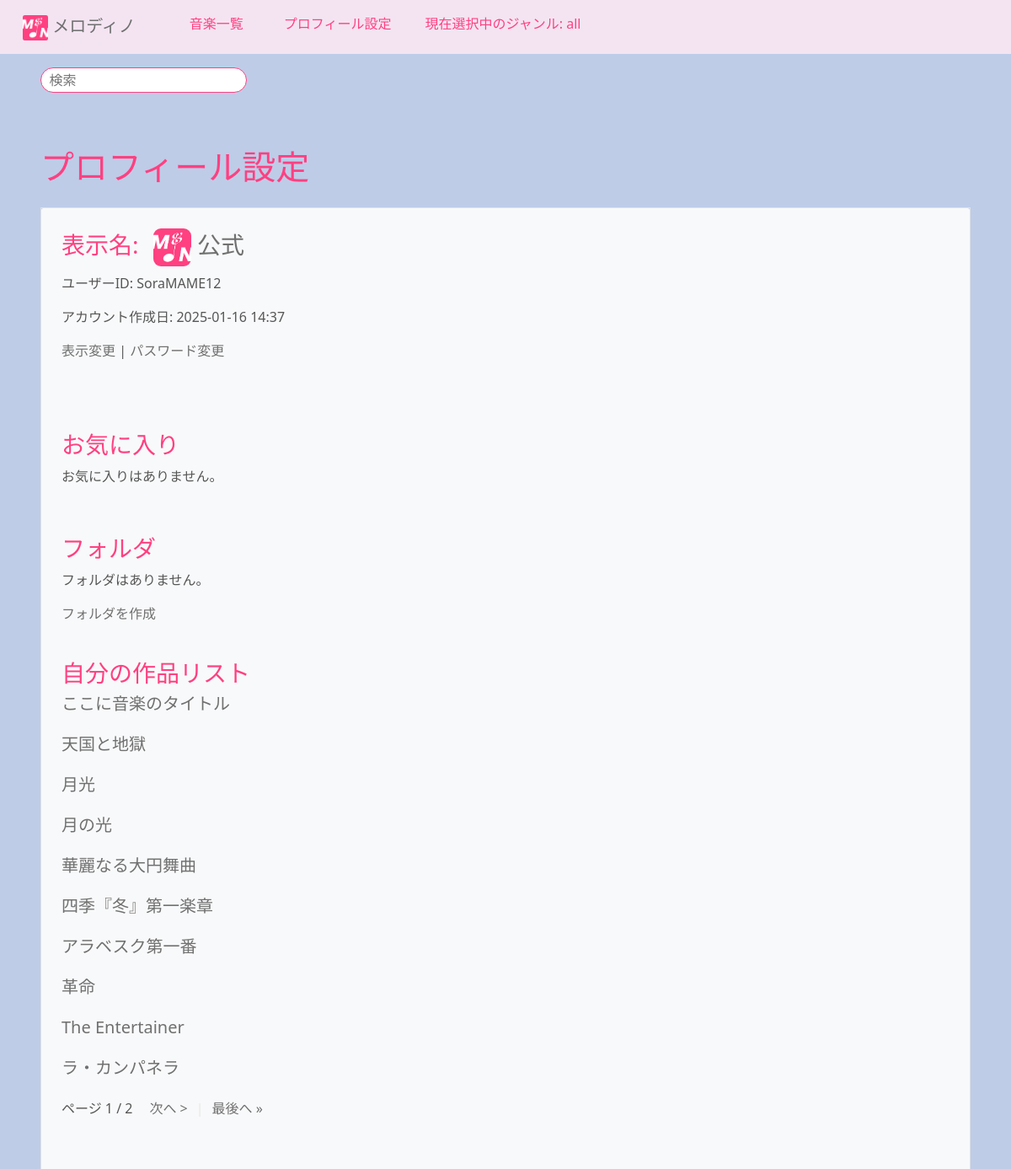
The app's page /ongaku/profile/ (signed in, upper part), older data.
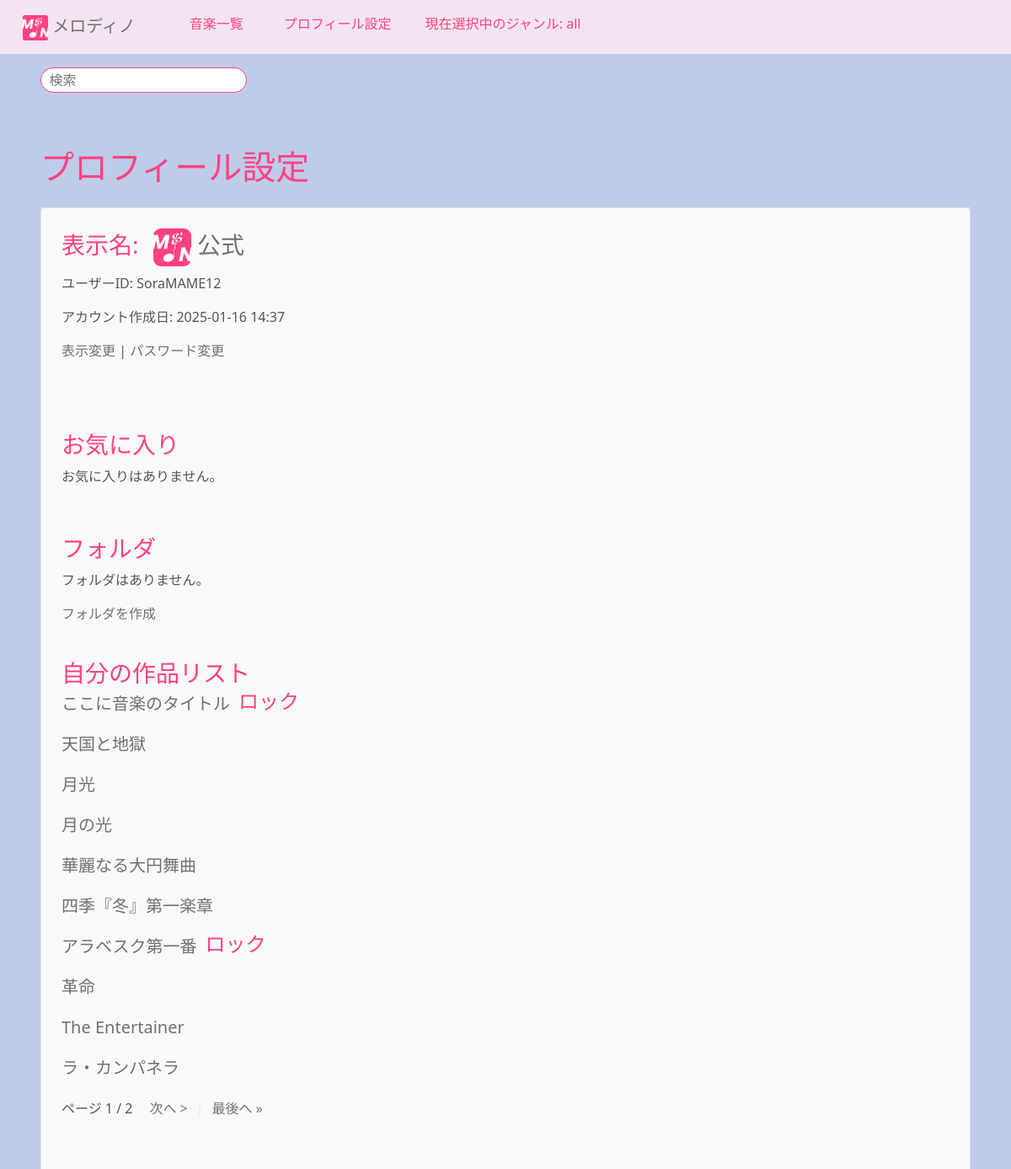
The same page, newer data.
### ongaku/models.py (models this page shows, shortened)
class Ongaku(models.Model):
    title = models.CharField(max_length=70, verbose_name="タイトル")
    text = models.TextField(blank=True, default="", verbose_name="説明")
    audio_file = models.FileField(upload_to='music/', null=True, blank=True, verbose_name="音楽ファイル")
    thumbnail = models.ImageField(null=True, blank=True, verbose_name="サムネイル")
    category = models.CharField(
        max_length=100, choices=CATEGORY, null=True, blank=True, verbose_name="カテゴリー"
    )
    custom_category = models.CharField(
        max_length=100,
        blank=True,
        help_text="検索時に見つかりやすくなります。",
        verbose_name="カスタムカテゴリー"
    )
    user = models.ForeignKey(User, on_delete=models.CASCADE, related_name='songs', verbose_name="ユーザー")
    search_count = models.IntegerField(default=0, verbose_name="検索回数")
    play_count = models.IntegerField(default=0, verbose_name="再生回数")
    is_public = models.BooleanField(default=False, verbose_name="公開設定")  # 公開/非公開設定
    created_at = models.DateTimeField(auto_now_add=True, verbose_name="作成日時")  # 投稿日
    ongaku_url = models.URLField(blank=False, null=False, verbose_name="音楽URL")
    favorites = models.ManyToManyField(User, related_name='favorite_songs', blank=True, verbose_name="お気に入り")
    favorited_by = models.ManyToManyField(
        'UserProfile',  # ユーザー情報が保存されているモデル
        related_name='favorite_songs',
        blank=True,
        verbose_name="お気に入りユーザー"
    )
    order = models.PositiveIntegerField(default=0, verbose_name="順序")
    class Meta:
        ordering = ['order']

### ongaku/views.py (the view)
# urls.py: path('profile/', views.profile_list, name='profile_list'),
@login_required
def profile_list(request):
    try:
        userprofile = request.user.userprofile
    except UserProfile.DoesNotExist:
        userprofile = UserProfile.objects.create(user=request.user)
        messages.info(request, "プロフィールが自動的に作成されました。")
    folders = Folder.objects.filter(user=request.user)  # ユーザーのフォルダを取得
    songs = request.user.songs.all()  # ユーザーの作成した曲を取得
    paginator = Paginator(songs, 10)  # 1ページに10曲
    page_number = request.GET.get('page')  # URLパラメータからページ番号を取得
    page_obj = paginator.get_page(page_number)  # ページオブジェクトを取得
    context = {
        'userprofile': userprofile,
        'folders': folders,
        'page_obj': page_obj,  # ページオブジェクトを渡す
    }
    return render(request, 'ongaku/profile_list.html', context)

### ongaku/templates/ongaku/profile_list.html (shortened to what this page needs)
{% extends 'base.html' %}
{% block content %}
<h1 class="c-3 m-4">プロフィール設定</h1>
<div class="c-3 m-4 bg-light rounded" type="kasane">
    <div class="border border_color p-4 mb-4">
        <h3>
            表示名:
            <a href="{% url 'profile' user.pk %}">
                {% if user.userprofile.profile_picture %}
                <img src="{{ user.userprofile.profile_picture.url }}" alt="プロフィール画像" class="profile-picture">
                {% endif %}
                {% if request.user.userprofile.display_name == None %}
                    {{ request.user.userprofile.display_name|default:"匿名" }}{{ user.id }}
                {% else %}
                    {{ request.user.userprofile.display_name|default:"匿名" }}
                {% endif %}
            </a>
        </h3>
        <p>ユーザーID: {{ user.username|default:"なし"  }}</p>
        {% load tz %}
        <p>アカウント作成日: {{ user.date_joined|timezone:"Asia/Tokyo"|date:"Y-m-d H:i" }}</p>
        <a href="{% url 'change_display_name' %}">表示変更</a>
         |
        <a href="{% url 'password_change' %}">パスワード変更</a>
        <h3><br></h3>
        <h3><br></h3>
        <h3>お気に入り</h3>
        {% for song in request.user.favorite_songs.all %}
            <ul style="margin-left: -40px;">
                <h5>
                    <li>
                        <a href="{% url 'detail-ongaku' song.pk %}">{{ song.title }}</a>
                    </li>
                </h5>
            </ul>
        {% empty %}
            <p>お気に入りはありません。</p>
        {% endfor %}
        <h3><br></h3>
        <h3>フォルダ</h3>
        {% if folders %}
            <p>フォルダの数: {{ folders.count }}</p>
            <ul style="margin-left: -40px;">
                {% for folder in folders %}
                    <li>
                        <h5>
                            <a href="{% url 'folder_detail' folder.id %}">{{ folder.name }}</a>
                            <form method="POST" action="{% url 'delete_folder' folder.id %}" style="display:inline;">
                                {% csrf_token %}
                                <button type="submit" style="background:none; border:none; color: #ff4081; cursor:pointer; font-size: 20px;" class="btn">✖</button>
                            </form>
                        </h5>
                    </li>
                {% endfor %}
            </ul>
        {% else %}
            <p>フォルダはありません。</p>
        {% endif %}
        <a href="{% url 'create_folder' %}">フォルダを作成</a>
        <h3><br></h3>
        <h3>自分の作品リスト</h3>
        {% for song in page_obj %}
            <ul style="margin-left: -40px;">
                <div style="display: flex; width: 100%; margin: 0 auto;">
                    <h5><li><a href="{% url 'detail-ongaku' song.pk %}">{{ song.title }}</a></li></h5>
                    {% if not song.is_public %}
                        <h4 style="margin-top: -5px; margin-left: 10px; height: 0px;">ロック</h4>
                    {% endif %}
                </div>
            </ul>
        {% empty %}
            <h5>まだ曲を作成していません。</h5>
        {% endfor %}
        {% if page_obj %}
        <div style="display: flex; width: 100%; margin: 0 auto;">
            <div class="pagination" style="display: inline-flex;">
                <span class="step-links" style="display: flex; width: 100%; margin: 0 auto;">
                    <span class="current">
                        ページ {{ page_obj.number }} / {{ page_obj.paginator.num_pages }}
                    </span>
                    {% if page_obj.has_next %}
                        <a href="?page={{ page_obj.next_page_number }}">次へ &gt;</a>
                        <p style="color: #e8e8e8; margin: 0 10px;">|</p>
                        <a href="?page={{ page_obj.paginator.num_pages }}">最後へ &raquo;</a>
                    {% endif %}
                </span>
            </div>
        </div>
        {% endif %}
    <h3><br><br><br></h3>
</div>
{% endblock %}

Row changes from the older to the newer data that the page shows:
changed Ongaku "ここに音楽のタイトル": now shows "ロック"
changed Ongaku "アラベスク第一番": now shows "ロック"
